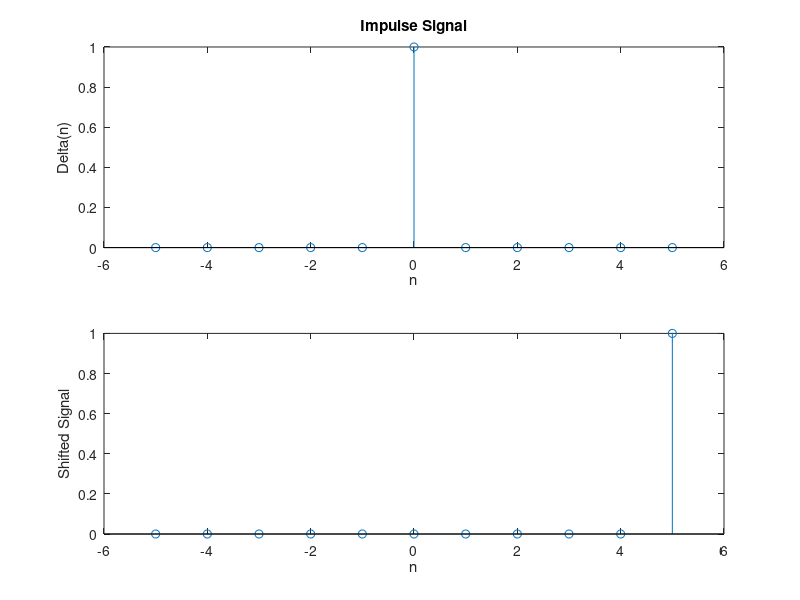

Write MATLAB code to recreate this figure.
n = -5:5;
x = (n == 0);

direction = input("Enter direction to shift (1 for left / 2 for right): ");
k = input("Enter no. of samples to shift: ");

if direction == 1
    k = -k;
elseif direction == 2
    k = k;
end

subplot(2,1,1);
stem(n, x);
title('Impulse Signal');
xlabel('n'); ylabel('Delta(n)');

subplot(2,1,2);
x_shifted = (n-k == 0);
stem(n, x_shifted);
xlabel('n'); ylabel('Shifted Signal');
